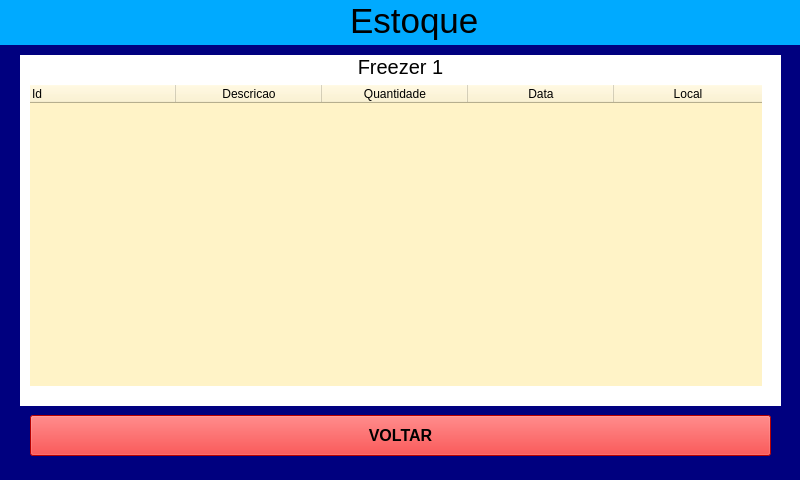
<?xml version="1.0" encoding="UTF-8"?>
<ui version="4.0">
 <class>MainWindow</class>
 <widget class="QMainWindow" name="MainWindow">
  <property name="geometry">
   <rect>
    <x>0</x>
    <y>0</y>
    <width>800</width>
    <height>480</height>
   </rect>
  </property>
  <property name="windowTitle">
   <string>MainWindow</string>
  </property>
  <property name="styleSheet">
   <string notr="true">backgroud-color: rgb(0, 0, 255);</string>
  </property>
  <widget class="QWidget" name="centralwidget">
   <layout class="QVBoxLayout" name="verticalLayout">
    <property name="spacing">
     <number>0</number>
    </property>
    <property name="leftMargin">
     <number>0</number>
    </property>
    <property name="topMargin">
     <number>0</number>
    </property>
    <property name="rightMargin">
     <number>0</number>
    </property>
    <property name="bottomMargin">
     <number>0</number>
    </property>
    <item>
     <widget class="QFrame" name="frame">
      <property name="enabled">
       <bool>true</bool>
      </property>
      <property name="maximumSize">
       <size>
        <width>16777215</width>
        <height>45</height>
       </size>
      </property>
      <property name="font">
       <font>
        <kerning>true</kerning>
       </font>
      </property>
      <property name="styleSheet">
       <string notr="true">background-color: rgb(0, 170, 255);</string>
      </property>
      <property name="frameShape">
       <enum>QFrame::NoFrame</enum>
      </property>
      <property name="frameShadow">
       <enum>QFrame::Raised</enum>
      </property>
      <widget class="QLabel" name="label">
       <property name="geometry">
        <rect>
         <x>350</x>
         <y>0</y>
         <width>361</width>
         <height>41</height>
        </rect>
       </property>
       <property name="font">
        <font>
         <pointsize>26</pointsize>
        </font>
       </property>
       <property name="layoutDirection">
        <enum>Qt::LeftToRight</enum>
       </property>
       <property name="frameShape">
        <enum>QFrame::NoFrame</enum>
       </property>
       <property name="text">
        <string>Estoque</string>
       </property>
      </widget>
     </widget>
    </item>
    <item>
     <widget class="QFrame" name="frame_2">
      <property name="maximumSize">
       <size>
        <width>16777215</width>
        <height>16777213</height>
       </size>
      </property>
      <property name="styleSheet">
       <string notr="true">background-color: rgb(0, 0, 127);</string>
      </property>
      <property name="frameShape">
       <enum>QFrame::NoFrame</enum>
      </property>
      <property name="frameShadow">
       <enum>QFrame::Raised</enum>
      </property>
      <widget class="QPushButton" name="pushButton_4">
       <property name="geometry">
        <rect>
         <x>30</x>
         <y>370</y>
         <width>741</width>
         <height>41</height>
        </rect>
       </property>
       <property name="font">
        <font>
         <pointsize>12</pointsize>
         <weight>75</weight>
         <bold>true</bold>
        </font>
       </property>
       <property name="styleSheet">
        <string notr="true">background-color: rgb(255, 0, 0);</string>
       </property>
       <property name="text">
        <string>VOLTAR</string>
       </property>
      </widget>
      <widget class="QLabel" name="label_2">
       <property name="geometry">
        <rect>
         <x>20</x>
         <y>10</y>
         <width>761</width>
         <height>351</height>
        </rect>
       </property>
       <property name="font">
        <font>
         <pointsize>15</pointsize>
         <weight>50</weight>
         <bold>false</bold>
        </font>
       </property>
       <property name="mouseTracking">
        <bool>true</bool>
       </property>
       <property name="autoFillBackground">
        <bool>false</bool>
       </property>
       <property name="styleSheet">
        <string notr="true">background-color: rgb(255, 255, 255);</string>
       </property>
       <property name="frameShape">
        <enum>QFrame::NoFrame</enum>
       </property>
       <property name="frameShadow">
        <enum>QFrame::Plain</enum>
       </property>
       <property name="text">
        <string>Freezer 1</string>
       </property>
       <property name="textFormat">
        <enum>Qt::PlainText</enum>
       </property>
       <property name="scaledContents">
        <bool>false</bool>
       </property>
       <property name="alignment">
        <set>Qt::AlignHCenter|Qt::AlignTop</set>
       </property>
       <property name="wordWrap">
        <bool>false</bool>
       </property>
       <property name="openExternalLinks">
        <bool>false</bool>
       </property>
      </widget>
      <widget class="QTableWidget" name="tableWidget">
       <property name="geometry">
        <rect>
         <x>30</x>
         <y>40</y>
         <width>732</width>
         <height>301</height>
        </rect>
       </property>
       <property name="font">
        <font>
         <pointsize>13</pointsize>
         <weight>75</weight>
         <bold>true</bold>
        </font>
       </property>
       <property name="styleSheet">
        <string notr="true">background-color: rgb(255, 243, 199);</string>
       </property>
       <property name="frameShape">
        <enum>QFrame::NoFrame</enum>
       </property>
       <property name="frameShadow">
        <enum>QFrame::Plain</enum>
       </property>
       <property name="showGrid">
        <bool>false</bool>
       </property>
       <property name="gridStyle">
        <enum>Qt::CustomDashLine</enum>
       </property>
       <property name="sortingEnabled">
        <bool>false</bool>
       </property>
       <property name="columnCount">
        <number>5</number>
       </property>
       <attribute name="horizontalHeaderVisible">
        <bool>true</bool>
       </attribute>
       <attribute name="horizontalHeaderCascadingSectionResizes">
        <bool>true</bool>
       </attribute>
       <attribute name="horizontalHeaderDefaultSectionSize">
        <number>146</number>
       </attribute>
       <attribute name="horizontalHeaderHighlightSections">
        <bool>true</bool>
       </attribute>
       <attribute name="horizontalHeaderMinimumSectionSize">
        <number>40</number>
       </attribute>
       <attribute name="horizontalHeaderShowSortIndicator" stdset="0">
        <bool>true</bool>
       </attribute>
       <attribute name="horizontalHeaderStretchLastSection">
        <bool>true</bool>
       </attribute>
       <attribute name="verticalHeaderDefaultSectionSize">
        <number>30</number>
       </attribute>
       <attribute name="verticalHeaderMinimumSectionSize">
        <number>25</number>
       </attribute>
       <column>
        <property name="text">
         <string>Id</string>
        </property>
        <property name="font">
         <font>
          <strikeout>false</strikeout>
         </font>
        </property>
        <property name="textAlignment">
         <set>AlignLeading|AlignTop</set>
        </property>
       </column>
       <column>
        <property name="text">
         <string>Descricao</string>
        </property>
       </column>
       <column>
        <property name="text">
         <string>Quantidade</string>
        </property>
       </column>
       <column>
        <property name="text">
         <string>Data</string>
        </property>
       </column>
       <column>
        <property name="text">
         <string>Local</string>
        </property>
       </column>
      </widget>
     </widget>
    </item>
   </layout>
  </widget>
  <widget class="QMenuBar" name="menubar">
   <property name="geometry">
    <rect>
     <x>0</x>
     <y>0</y>
     <width>800</width>
     <height>21</height>
    </rect>
   </property>
  </widget>
 </widget>
 <resources/>
 <connections/>
</ui>
